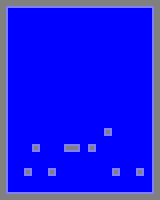

A 2D game scene composited from a Tiled map and its tileset images. What follows is a short description and the map's XML, with every tile layer's data as written:
An orthogonal 20x25 tile map with 8x8 px tiles, 1 tile layer (Capa de patrones 1).

<map version="1.9" tiledversion="1.9.2" orientation="orthogonal" renderorder="right-down" width="20" height="25" tilewidth="8" tileheight="8" infinite="0" nextlayerid="2" nextobjectid="1">
 <tileset firstgid="1" source="tiles_8x8.tsx" />
 <layer id="1" name="Capa de patrones 1" width="20" height="25">
  <data encoding="csv">
18,12,12,12,12,12,12,12,12,12,12,12,12,12,12,12,12,12,12,19,
10,1,1,1,1,1,1,1,1,1,1,1,1,1,1,1,1,1,1,9,
10,1,1,1,1,1,1,1,1,1,1,1,1,1,1,1,1,1,1,9,
10,1,1,1,1,1,1,1,1,1,1,1,1,1,1,1,1,1,1,9,
10,1,1,1,1,1,1,1,1,1,1,1,1,1,1,1,1,1,1,9,
10,1,1,1,1,1,1,1,1,1,1,1,1,1,1,1,1,1,1,9,
10,1,1,1,1,1,1,1,1,1,1,1,1,1,1,1,1,1,1,9,
10,1,1,1,1,1,1,1,1,1,1,1,1,1,1,1,1,1,1,9,
10,1,1,1,1,1,1,1,1,1,1,1,1,1,1,1,1,1,1,9,
10,1,1,1,1,1,1,1,1,1,1,1,1,1,1,1,1,1,1,9,
10,1,1,1,1,1,1,1,1,1,1,1,1,1,1,1,1,1,1,9,
10,1,1,1,1,1,1,1,1,1,1,1,1,1,1,1,1,1,1,9,
10,1,1,1,1,1,1,1,1,1,1,1,1,1,1,1,1,1,1,9,
10,1,1,1,1,1,1,1,1,1,1,1,1,1,1,1,1,1,1,9,
10,1,1,1,1,1,1,1,1,1,1,1,1,1,1,1,1,1,1,9,
10,1,1,1,1,1,1,1,1,1,1,1,1,1,1,1,1,1,1,9,
10,1,1,1,1,1,1,1,1,1,1,1,1,5,1,1,1,1,1,9,
10,1,1,1,1,1,1,1,1,1,1,1,1,1,1,1,1,1,1,9,
10,1,1,1,5,1,1,1,21,37,1,5,1,1,1,1,1,1,1,9,
10,1,1,1,1,1,1,1,1,1,1,1,1,1,1,1,1,1,1,9,
10,1,1,1,1,1,1,1,1,1,1,1,1,1,1,1,1,1,1,9,
10,1,1,5,1,1,5,1,1,1,1,1,1,1,5,1,1,5,1,9,
10,1,1,1,1,1,1,1,1,1,1,1,1,1,1,1,1,1,1,9,
10,1,1,1,1,1,1,1,1,1,1,1,1,1,1,1,1,1,1,9,
17,11,11,11,11,11,11,11,11,11,11,11,11,11,11,11,11,11,11,20
</data>
 </layer>
</map>